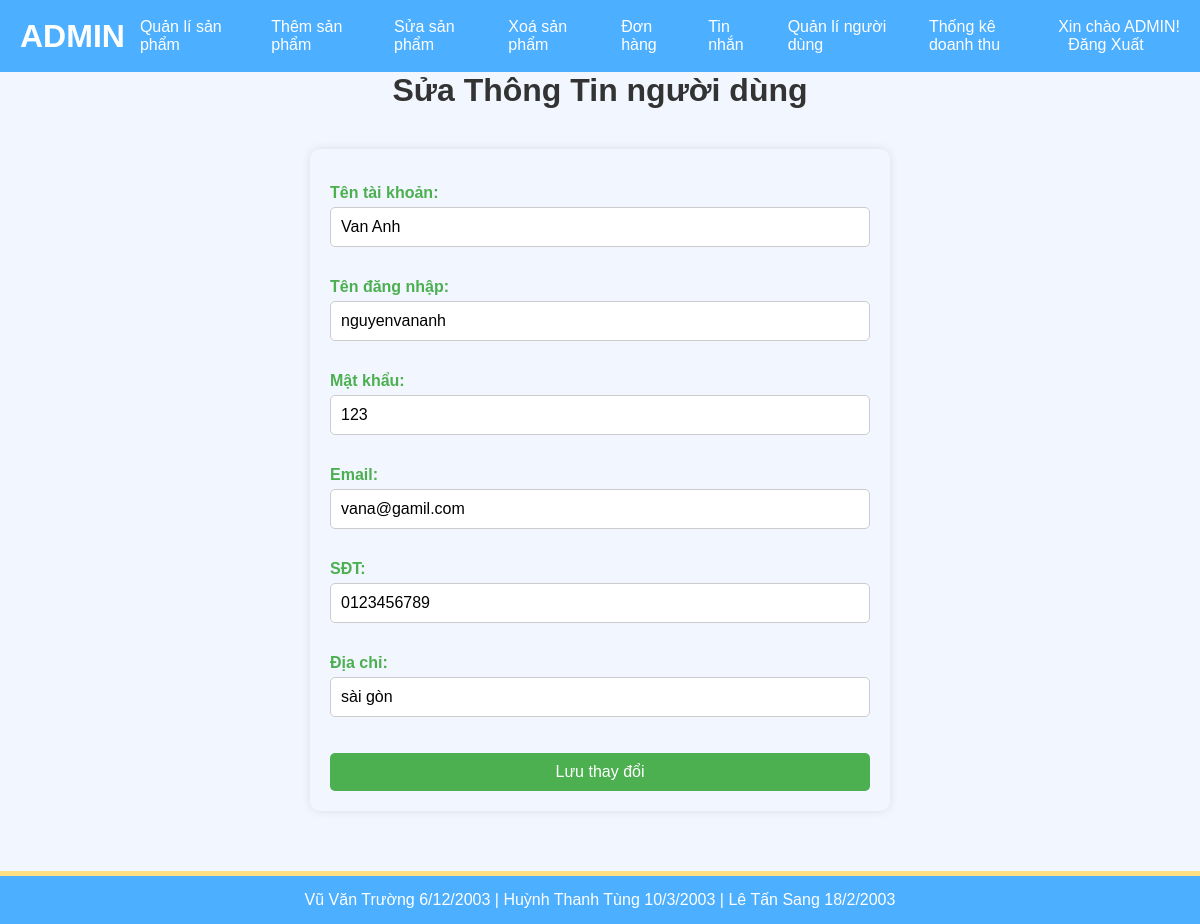
Screenshot of /edit_user.php?user_id=1 with the database file from the repository.
### tables this page shows
CREATE TABLE `users` (
  `user_id` int(11) NOT NULL,
  `ten_tai_khoan` varchar(100) NOT NULL,
  `ten_dang_nhap` varchar(50) NOT NULL,
  `email` varchar(100) NOT NULL,
  `sdt` varchar(20) DEFAULT NULL,
  `dia_chi` text DEFAULT NULL,
  `mat_khau` varchar(255) NOT NULL
);

### edit_user.php (the view, shortened to what this page needs)
<!DOCTYPE html>
<html lang="vi">
<head>
</head>
<body>
    <?php include 'header_admin.php'; ?>
    <h1 style="text-align:center;">Sửa Thông Tin người dùng</h1>
    <div class="admin-container">
            <?php
            include 'database.php';
            if (isset($_GET['user_id'])) {
                $user_id = $_GET['user_id'];
                $sql = "SELECT * FROM users WHERE user_id = ?";
                $stmt = $conn->prepare($sql);
                $stmt->bind_param("s", $user_id);
                $stmt->execute();
                $result = $stmt->get_result();
                $users = $result->fetch_assoc();
            }
            ?>
            <form action="edit_user_process.php" method="POST" class="product-form">
                <label for="ten_tai_khoan">Tên tài khoản:</label>
                <input type="text" id="ten_tai_khoan" name="ten_tai_khoan"
                    value="<?php echo htmlspecialchars($users['ten_tai_khoan']); ?>" required>
                <label for="ten_dang_nhap">Tên đăng nhập:</label>
                <input type="text" id="ten_dang_nhap" name="ten_dang_nhap"
                    value="<?php echo htmlspecialchars($users['ten_dang_nhap']); ?>" required>
                <label for="mat_khau">Mật khẩu:</label>
                <input type="text" id="mat_khau" name="mat_khau"
                    value="<?php echo htmlspecialchars($users['mat_khau']); ?>" required>
                <label for="email">Email:</label>
                <input type="text" id="email" name="email"
                    value="<?php echo htmlspecialchars($users['email']); ?>" required>
                <label for="sdt">SĐT:</label>
                <input type="text" id="sdt" name="sdt"
                    value="<?php echo htmlspecialchars($users['sdt']); ?>" required>
                <label for="dia_chi">Địa chỉ:</label>
                <input type="text" id="dia_chi" name="dia_chi"
                    value="<?php echo htmlspecialchars($users['dia_chi']); ?>" required>
                <button type="submit" class="submit-btn">Lưu thay đổi</button>
            </form>
    </div>
    <?php include 'footer.php'; ?>
</body>
</html>

### style.css (style rules this page uses)
* { margin: 0; padding: 0; box-sizing: border-box; }
body { font-family: Arial, sans-serif; color: #333; background-color: #f2f6ff; }
form { width: 50%; margin: 20px auto; padding: 20px; background-color: #f2f6ff; border-radius: 10px; box-shadow: 0px 0px 10px rgba(0, 0, 0, 0.1); }
label { font-weight: bold; }
input[type="text"], input[type="email"], input[type="tel"], input[type="password"],textarea { width: 100%; padding: 8px; margin: 8px 0 16px; border: 1px solid #ccc; border-radius: 5px; }

### edit_user.php (style rules this page uses)
* { margin: 0; padding: 0; box-sizing: border-box; }
body { font-family: Arial, sans-serif; background-color: #f0f8ff; color: #333; }
.admin-container { display: flex; padding: 20px; justify-content: center; }
.product-form { display: flex; flex-direction: column; }
.product-form label { margin-top: 15px; color: #4CAF50; font-weight: bold; }
.product-form input[type="text"], .product-form input[type="number"], .product-form textarea, .product-form select { width: 100%; padding: 10px; border: 1px solid #ccc; border-radius: 5px; margin-top: 5px; font-size: 1rem; }
.submit-btn { margin-top: 20px; background-color: #4CAF50; color: white; padding: 10px 20px; font-size: 1rem; border: none; border-radius: 5px; cursor: pointer; transition: background-color 0.3s; display: block; width: 100%; }

### rows the page displays
users: ten_tai_khoan "Van Anh", ten_dang_nhap "nguyenvananh", mat_khau "123", email "vana@gamil.com", sdt "0123456789", dia_chi "sài gòn"
